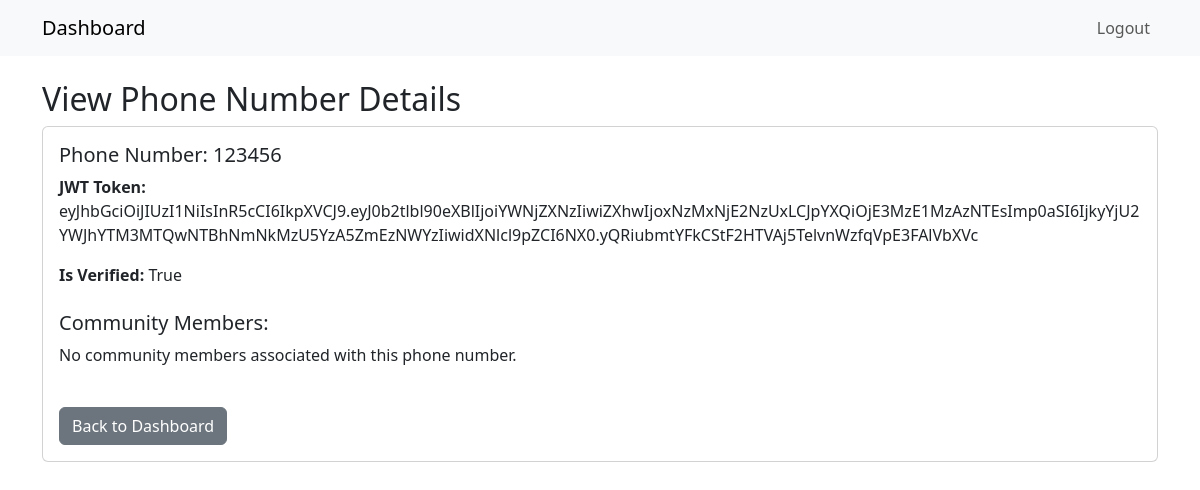
Screenshot of /custom-admin/view-phone/123456/ (signed in) with the database file from the repository.
### myapp/models.py (models this page shows, shortened)
class PhoneNumber(models.Model):
    ROLE_CHOICES = [
        ('user', 'User'),
        ('admin', 'Admin'),
    ]
    number = models.CharField(max_length=15, unique=True)
    is_verified = models.BooleanField(default=False)
    role = models.CharField(max_length=10, choices=ROLE_CHOICES, default='user')

class Token(models.Model):
    phone_number = models.OneToOneField(PhoneNumber, on_delete=models.CASCADE, related_name="token")
    jwt_token = models.TextField()  # Stores JWT as text to handle longer tokens
    created_at = models.DateTimeField(auto_now_add=True)

### custom_admin/views.py (the view)
# urls.py: path('view-phone/<str:number>/', views.ViewPhoneNumberView.as_view(), name='view_phone'),
class ViewPhoneNumberView(LoginRequiredMixin, View):
    template_name = 'custom_admin/view_phone.html'
    def get(self, request, number):
        phone = get_object_or_404(PhoneNumber, number=number)
        context = {'phone': phone, 'community_members': phone.community_members.all()}
        return render(request, self.template_name, context)

### templates/custom_admin/view_phone.html (shortened to what this page needs)
{% extends 'base.html' %}
{% load form_tags %}
{% block content %}
<h2>View Phone Number Details</h2>
<div class="card">
    <div class="card-body">
        <h5 class="card-title">Phone Number: {{ phone.number }}</h5>
        <p class="card-text"><strong>JWT Token:</strong> {{ phone.token.jwt_token }}</p>
        <p class="card-text"><strong>Is Verified:</strong> {{ phone.is_verified }}</p>
        <h5 class="mt-4">Community Members:</h5>
        {% if community_members %}
            <ul class="list-group">
                {% for member in community_members %}
                    <li class="list-group-item">
                        <strong>Name:</strong> {{ member.name }}<br>
                        <strong>Community:</strong> {{ member.get_community_display }}<br>
                        <strong>Role:</strong> {{ member.get_role_display }}<br>
                        <strong>Profile Image:</strong>
                        {% if member.profile_image %}
                            <img alt="{{ member.name }}" width="100">
                        {% else %}
                            No Image
                        {% endif %}<br>
                        <a href="{% url 'custom_admin:assign_admin' number=phone.number community_id=member.community %}" class="btn btn-sm btn-primary mt-2">Assign Admin</a>
                    </li>
                {% endfor %}
            </ul>
        {% else %}
            <p>No community members associated with this phone number.</p>
        {% endif %}
        <a href="{% url 'custom_admin:dashboard' %}" class="btn btn-secondary mt-4">Back to Dashboard</a>
    </div>
</div>
{% endblock %}

### rows the page displays
PhoneNumber: number "123456", token.jwt_token "eyJhbGciOiJIUzI1NiIsInR5cCI6IkpXVCJ9.eyJ0b2tlbl90eXBlIjoiYWNjZXNzIiwiZXhwIjoxNzMxNjE2NzUxLCJpYXQiOjE3MzE1MzAzNTEsImp0aSI6IjkyYjU2YWJhYTM3MTQwNTBhNmNkMzU5YzA5ZmEzNWYzIiwidXNlcl9pZCI6NX0.yQRiubmtYFkCStF2HTVAj5TelvnWzfqVpE3FAlVbXVc", is_verified "True"
